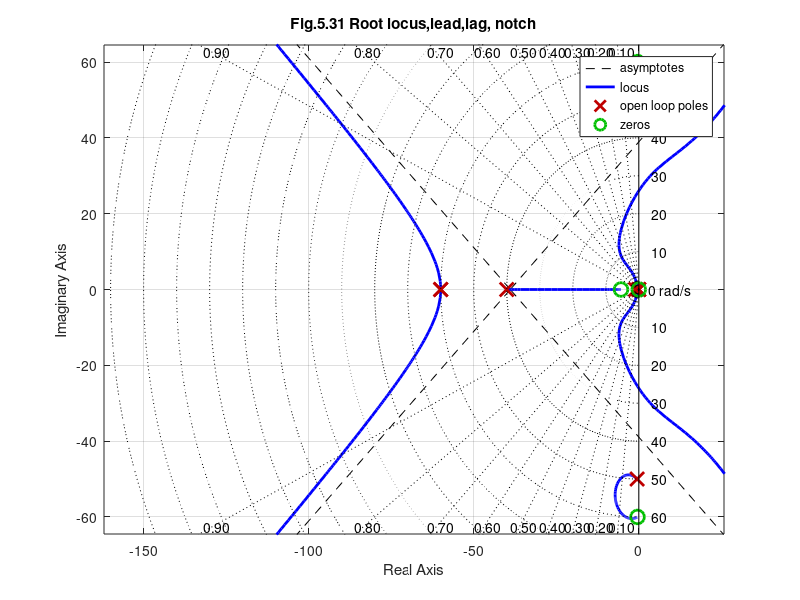

The MATLAB source for this figure:
% Fig. 5.31  Feedback Control of Dynamic Systems, 4e 
%             Franklin, Powell, Emami
%script for Figure 5.31
np=2500;
dp=conv([1 1 0],[1 1 2500]);
nc=240*conv([1 5.4],[1 .03]); 
dc=conv([1 .01] ,[1 40]);
nn=[1 .8 3600];
dn=[1 120 3600];
nol1=conv(np,nc);
dol1=conv(dp,dc);
nol=conv(nol1,nn);
dol=conv(dol1,dn);
sysol=tf(nol,dol);
rlocus( sysol) 
axis([-162 10 -64.5 64.5])
 hold on
 % rlocus( sysol,1)
 title('Fig.5.31 Root locus,lead,lag, notch')
  z=0:.1:.9;
 wn=10:10:160;
 sgrid(z, wn)
 hold off
